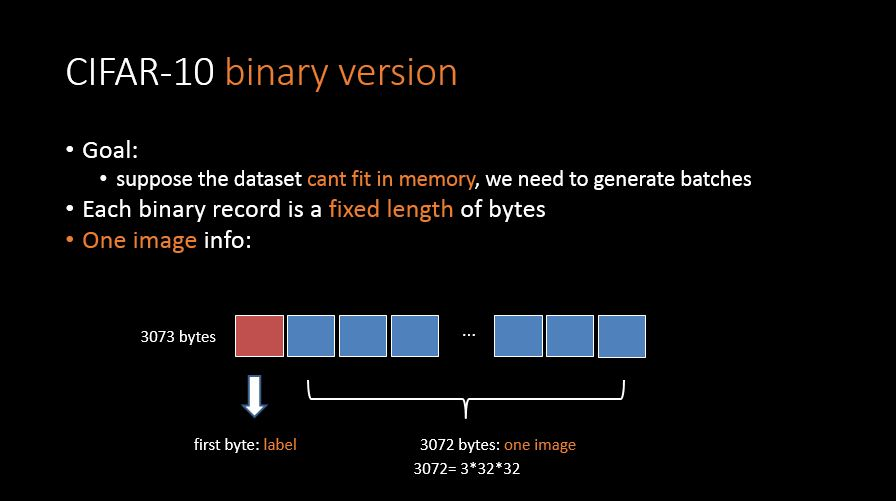
#> input picture deeplearning/tensorflow/code/my_tensorFlow_tutorials/02_CIFAR10/images/001.JPG, 896 x 501 px
$ python defrog_dark_channel.py --image ../../../../deeplearning/tensorflow/code/my_tensorFlow_tutorials/02_CIFAR10/images/001.JPG --output out.png
#> lines starting #> are read from the running program, lines starting #| are printed output that depends on the picture
#> in deHaze, `dst = np.zeros(src.shape)`: dst: shape (501, 896, 3) float64; every value is 0
#coding=utf-8
'''
何凯明博士的去雾文章和算法实现已经漫天飞了，我今天也就不啰里啰唆，
直接给出自己 python 实现的完整版本，全部才 60 多行代码，简单易懂，
并有简要注释，去雾效果也很不错。

在这个 python 版本中，计算量最大的就是最小值滤波，纯 python 写的，
慢，可以进一步使用 C 优化，其他部分都是使用 numpy 和 opencv 的现
成东东，效率还行。

'''

import cv2
import numpy as np
import argparse

def zmMinFilterGray(src, r=7):
    ''' 最小值滤波，r是滤波器半径
        实现策略是: 递归方式, 每次一行一列的 kernel 做最小值
    '''
#> called with r = 7
    if r <= 0:
        return src
    h, w = src.shape[:2]
#> h = 501; w = 896
    I = src

    res = np.minimum(I, I[[0]+[x for x in range(h-1)], :])  # 顶部复制 Bouning
    res = np.minimum(res, I[[x for x in range(1,h)]+[h-1], :])  # 底部复制 Bouning
    I = res
    # 列比较
    res = np.minimum(I, I[:, [0]+[x for x in range(w-1)]])
    res = np.minimum(res, I[:, [x for x in range(1,w)]+[w-1]])

    return zmMinFilterGray(res, r-1)

def guidedfilter(I, p, r, eps):
    '''
        引导滤波，直接参考网上的 matlab 代码
    '''
#> called with r = 81, eps = 0.001
    m_I = cv2.boxFilter(I, -1, (r,r))
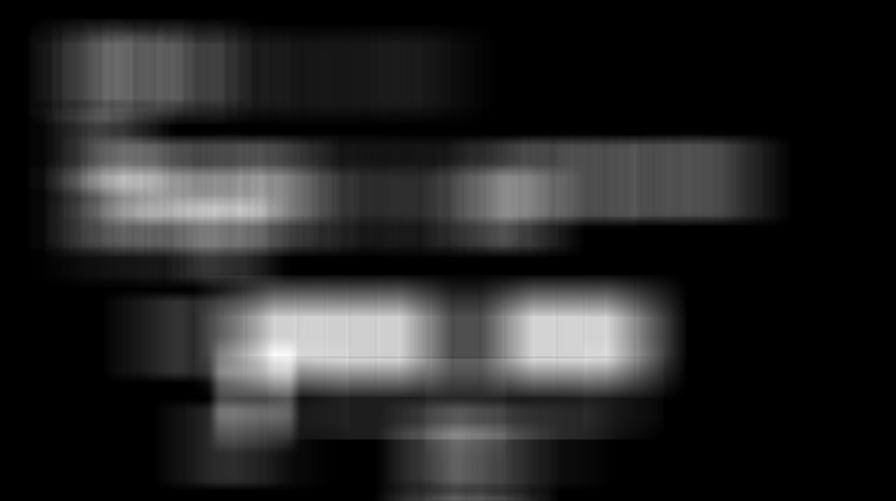
#> m_I: shape (501, 896) float64; min -3.02e-16, max 0.217, mean 0.0325; drawn with min black and max white
    m_p = cv2.boxFilter(p, -1, (r,r))
    m_Ip = cv2.boxFilter(I*p, -1, (r,r))
    cov_Ip = m_Ip-m_I*m_p

    m_II = cv2.boxFilter(I*I, -1, (r,r))
    var_I = m_II-m_I*m_I
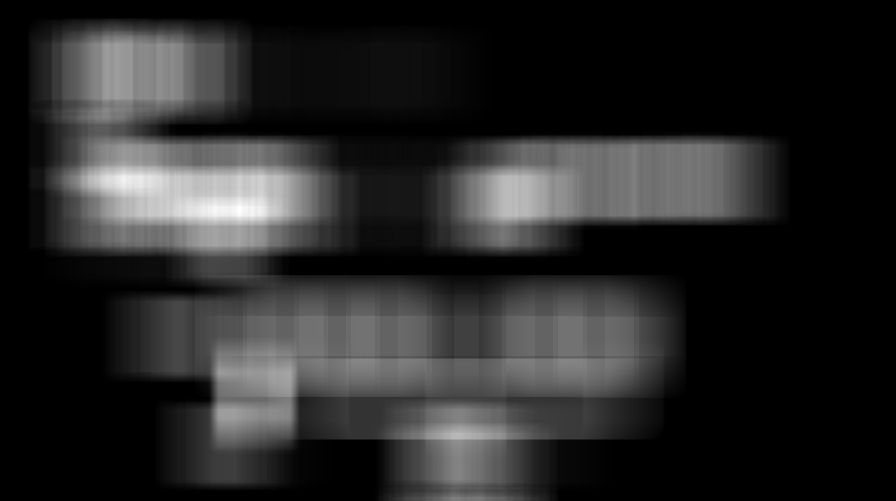
#> var_I: shape (501, 896) float64; min -2.03e-16, max 0.117, mean 0.0186; drawn with min black and max white

    a = cov_Ip/(var_I+eps)
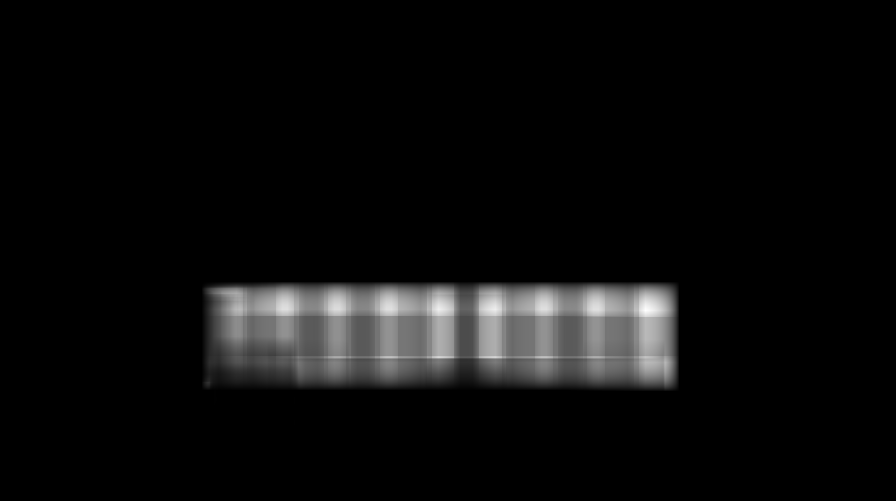
#> a: shape (501, 896) float64; min -2.61e-14, max 0.398, mean 0.0194; drawn with min black and max white
    b = m_p-a*m_I
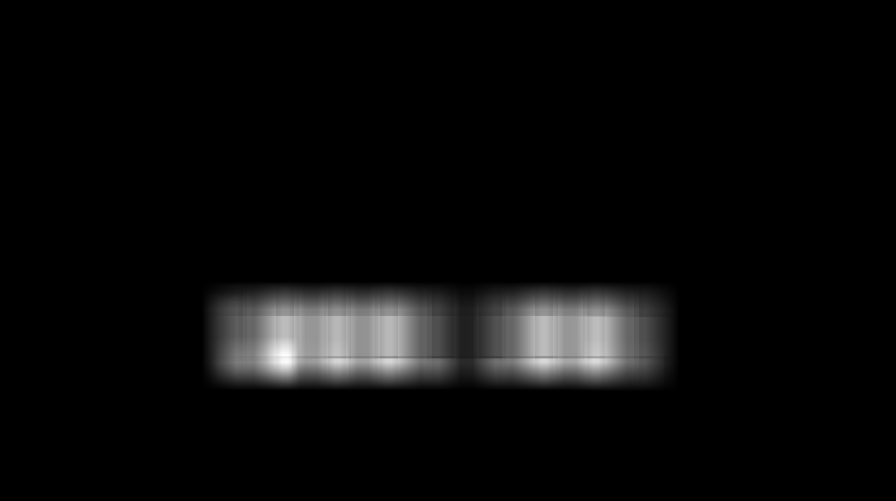
#> b: shape (501, 896) float64; min -2.41e-05, max 0.055, mean 0.00224; drawn with min black and max white

    m_a = cv2.boxFilter(a, -1, (r,r))
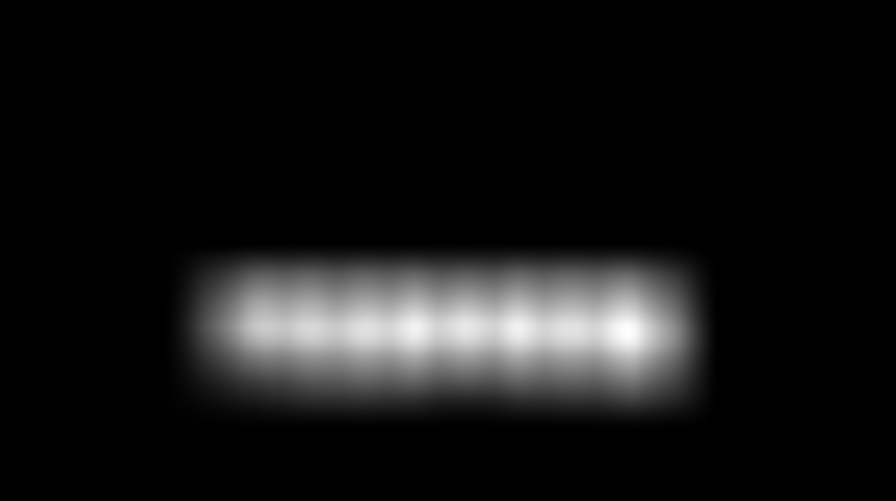
#> m_a: shape (501, 896) float64; min -3.49e-15, max 0.233, mean 0.0194; drawn with min black and max white
    m_b = cv2.boxFilter(b, -1, (r,r))
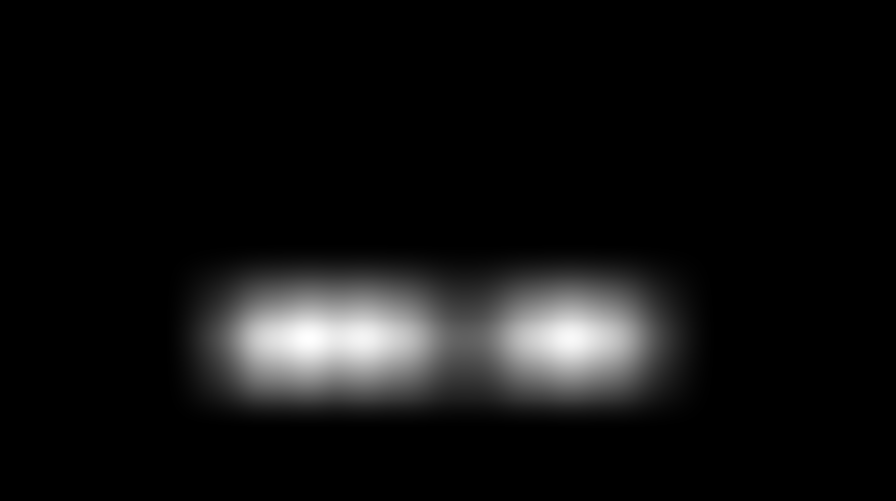
#> m_b: shape (501, 896) float64; min -7.68e-06, max 0.0337, mean 0.00224; drawn with min black and max white
    return m_a*I+m_b
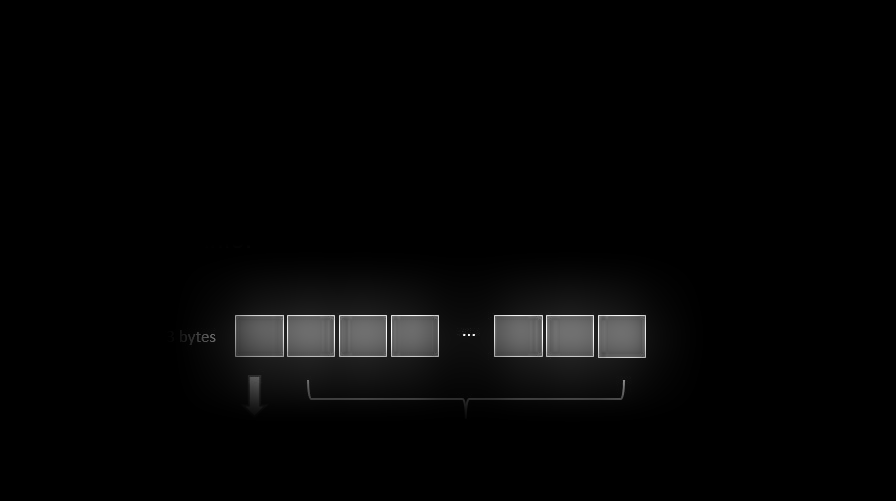
#> returned value: shape (501, 896) float64; min -7.68e-06, max 0.217, mean 0.00447; drawn with min black and max white

def getV1(src, r, eps, w, maxV1):  #输入rgb图像，值范围[0,1]
    '''
        计算大气遮罩图像(透视率图) V1 和光照值 A, V1 = 1 - t/A
    '''

    # 得到暗通道图像
    V1 = np.min(src, 2)

    # 使用引导滤波优化
    V1 = guidedfilter(V1, zmMinFilterGray(V1,7), r, eps)

    # 计算大气光照 A
    bins = 2000
    ht = np.histogram(V1, bins)
    d = np.cumsum(ht[0])/float(V1.size) # V1 的均值
#> d = 2000 values from 0.783 to 1
    for lmax in range(bins-1, 0, -1):
        if d[lmax] <= 0.999:   # 从暗通道图中按照亮度的大小取前 0.1% 的像素。
            break
    print (np.cumsum(ht[0])[:20])
#| [351360 354994 357452 359510 361244 362771 364131 365429 366543 367624
#|  368698 369613 370567 371442 372269 373094 373844 374632 375309 376034]
    print(ht[0])
#> (printed output is left out)
    A  = np.mean(src, 2)[V1>=ht[1][lmax]].max() # np.mean(src, 2) 是每个像素点三个通道的均值
#> A = 1

    V1 = np.minimum(V1*w, maxV1)  # 对值范围进行限制

    return V1, A

def deHaze(src, r=81, eps=0.001, w=0.95, maxV1=0.80, bGamma=False):
    '''
        图像被归一化到 [0-1] 之间.
        去雾公式 J(x) = ( I(x) - V1 ) / ( 1 - V1/A )
    '''

    dst = np.zeros(src.shape)
    V1, A = getV1(src, r, eps, w, maxV1)     # 得到遮罩图像(透视率图)和大气光照
#> A = 1

    for k in np.arange(3):
        dst[:,:,k] = (src[:,:,k] - V1)/(1-V1/A)  # 颜色校正

    dst =  np.clip(dst, 0, 1)

    if bGamma:
        dst = dst**(np.log(0.5)/np.log(dst.mean()))  # gamma校正,默认不进行该操作

    return dst

if __name__ == '__main__':
    ap = argparse.ArgumentParser()
    ap.add_argument('-i', '--image', required = True)
    ap.add_argument('-o', '--output', required = True)
    args = vars(ap.parse_args())

    image = args["image"]
    output = args["output"]
    print(image, output)

    result = deHaze(cv2.imread(image)/255.0)*255
    cv2.imwrite(output, result)
    cv2.imshow("result", result.astype(np.uint8))
    if cv2.waitKey(0):
#> (key Esc is pressed here)
        cv2.destroyAllWindows()
    # cv2.imwrite(image[:image.rfind('.')]+"_out.png", result)

$ run again, on deeplearning/tensorflow/code/my_tensorFlow_tutorials/02_CIFAR10/images/003.JPG
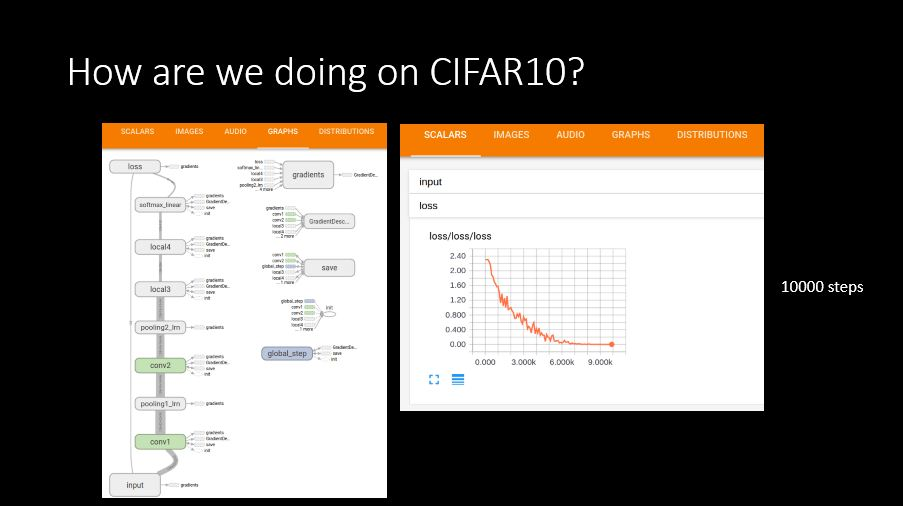
#> input picture deeplearning/tensorflow/code/my_tensorFlow_tutorials/02_CIFAR10/images/003.JPG, 903 x 506 px
#> d = 2000 values from 2.19e-06 to 1
#| [1 1 1 1 1 1 1 1 1 1 1 1 1 1 1 1 1 1 1 1]
#> (printed output is left out)
#> in getV1, `A  = np.mean(src, 2)[V1>=ht[1][lmax]].max()`: A = 1
#> in getV1, `V1 = np.minimum(V1*w, maxV1)`:
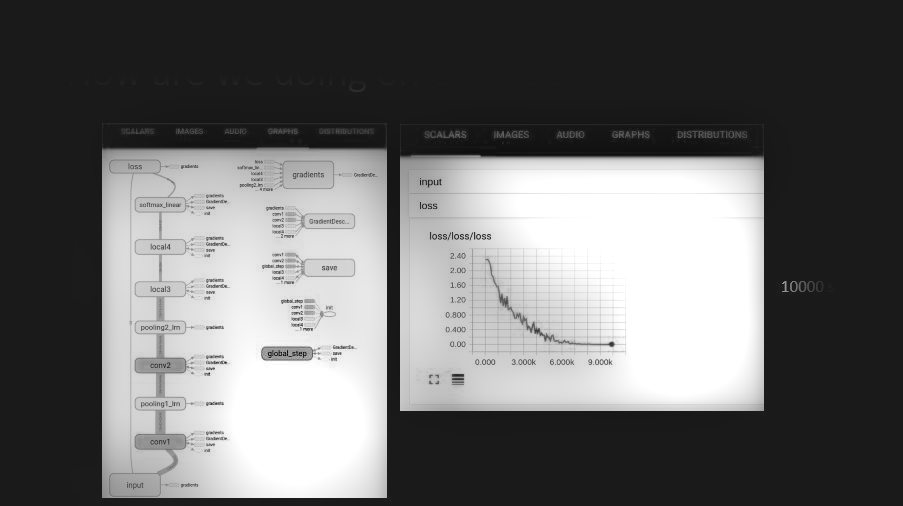
#> V1: shape (506, 903) float64; min -0.094, max 0.8, mean 0.283; drawn with min black and max white
#> after the loop in deHaze, `for k in np.arange(3):`:
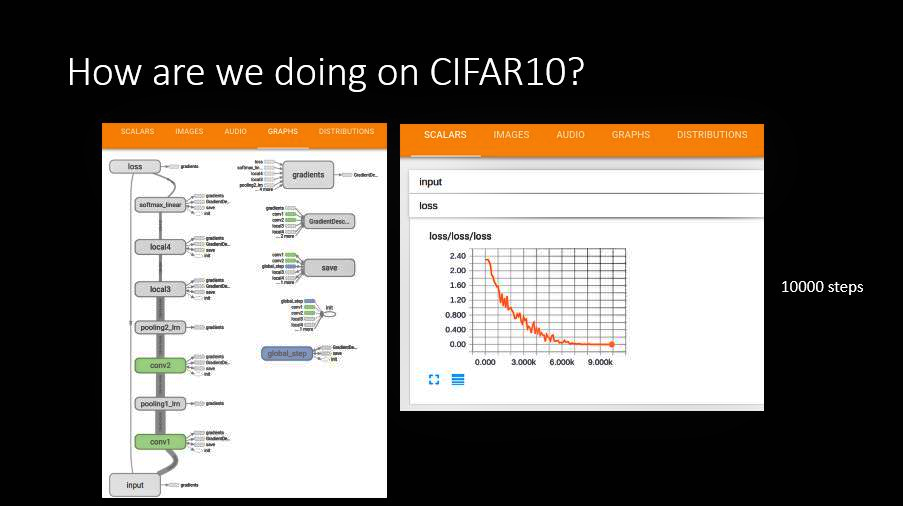
#> dst: shape (506, 903, 3) float64; mean B, G, R 0.405, 0.425, 0.444; drawn with min black and max white

$ run again, on deeplearning/tensorflow/code/my_tensorFlow_tutorials/02_CIFAR10/images/004.JPG
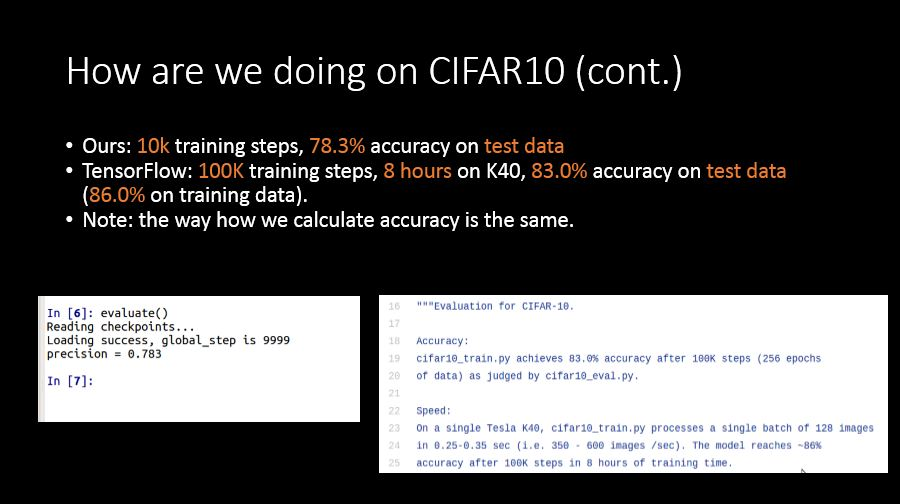
#> input picture deeplearning/tensorflow/code/my_tensorFlow_tutorials/02_CIFAR10/images/004.JPG, 900 x 504 px
#> in guidedfilter, `return m_a*I+m_b`:
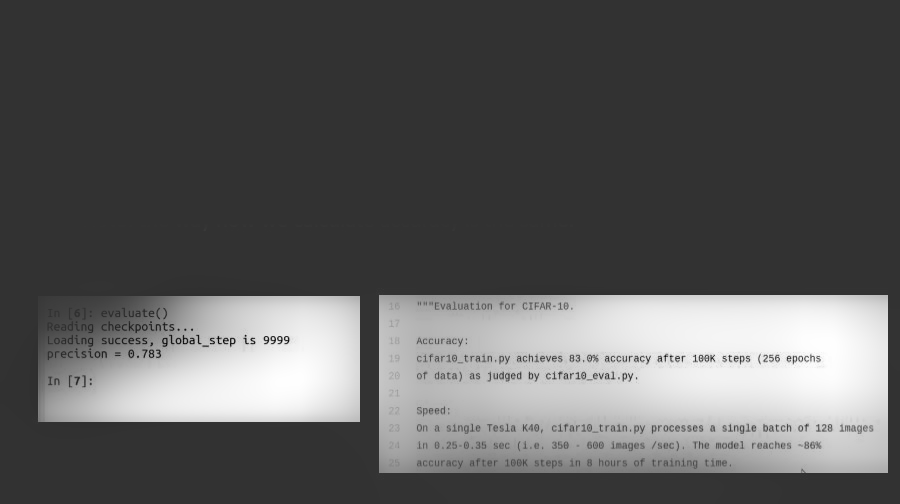
#> returned value: shape (504, 900) float64; min -0.212, max 0.857, mean 0.172; drawn with min black and max white
#> d = 2000 values from 2.2e-06 to 1
#| [1 1 1 1 1 1 1 1 2 2 2 2 3 3 3 3 3 3 3 3]
#> (printed output is left out)
#> in getV1, `A  = np.mean(src, 2)[V1>=ht[1][lmax]].max()`: A = 1
#> `cv2.imwrite(output, result)`:
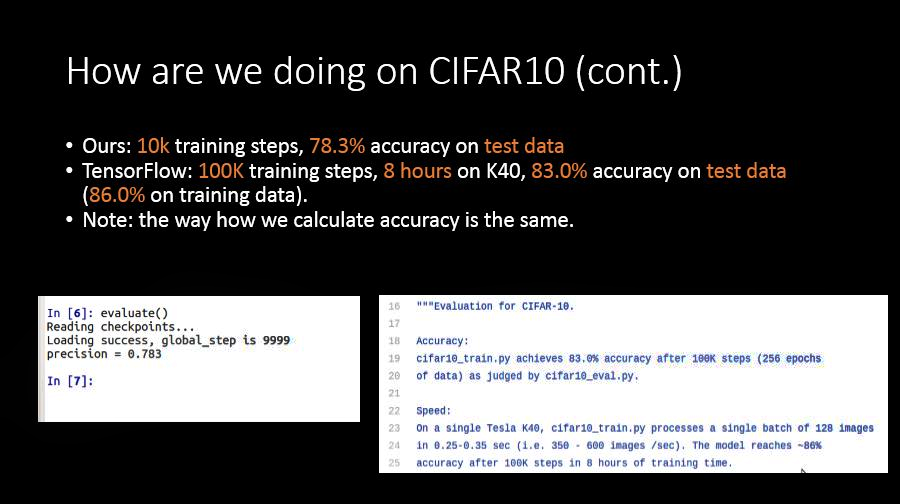
#> saved as out.png: shape (504, 900, 3); mean B, G, R 77.6, 77.1, 77.4
